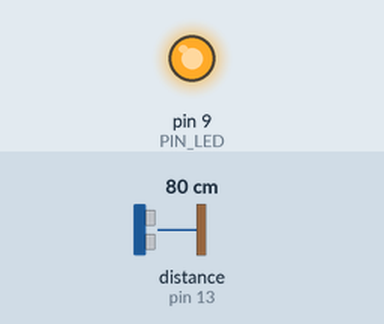
This sketch was run on a simulated Arduino Uno, built with avr-gcc and run on an emulated ATmega328P. On the bench: output pins drawn as LEDs (lit = HIGH). Wiring (inferred from the names in the program): ultrasonic range finder: trigger pin 12; echo pin 13. The inputs (shaded band) are chosen by the test bench; at power-on: distance to the obstacle (sensor on pin 13) 80 cm. The echo pulse lasts 58.3 µs per cm; pins used as bus, display or sensor lines are not drawn; what the sketch prints to the serial monitor is not drawn.

Above: at 0.2 s.
Timing chart, 0 to 1.7 s (numbered marks = the images above):
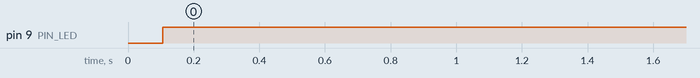

The sketch:

08_example_2.ino
```cpp
// Arduino pin assignment
#define PIN_LED  9
#define PIN_TRIG 12   // sonar sensor TRIGGER
#define PIN_ECHO 13   // sonar sensor ECHO

// configurable parameters
#define SND_VEL 346.0     // sound velocity at 24 celsius degree (unit: m/sec)
#define INTERVAL 100      // sampling interval (unit: msec)
#define PULSE_DURATION 10 // ultra-sound Pulse Duration (unit: usec)
#define _DIST_MIN 100.0   // minimum distance to be measured (unit: mm)
#define _DIST_MAX 300.0   // maximum distance to be measured (unit: mm)

#define TIMEOUT ((INTERVAL / 2) * 1000.0) // maximum echo waiting time (unit: usec)
#define SCALE (0.001 * 0.5 * SND_VEL) // coefficent to convert duration to distance

unsigned long last_sampling_time;   // unit: msec

void setup() {
  // initialize GPIO pins
  pinMode(PIN_LED, OUTPUT);
  pinMode(PIN_TRIG, OUTPUT);  // sonar TRIGGER
  pinMode(PIN_ECHO, INPUT);   // sonar ECHO
  digitalWrite(PIN_TRIG, LOW);  // turn-off Sonar

  // initialize serial port
  Serial.begin(57600);
}

void loop() {
  float distance;

  // wait until next sampling time.
  // millis() returns the number of milliseconds since the program started.
  //    will overflow after 50 days.
  if (millis() < (last_sampling_time + INTERVAL))
    return;

  distance = USS_measure(PIN_TRIG, PIN_ECHO); // read distance
     //거리가 정확하게 200.0 이 되지 않고 204.**, 200.** 등 정확한 200.0이 되지 않기때문에 ==을 이용하지 않고 일부러 오차범위를 5정도 주어서 밝기를 조정하도록 함.

     analogWrite(PIN_LED, 255); // 150,200,250 외의 범위에서는 LED 점등 안함.
  if ((distance >= 100.0) && (distance <= 300.0)) {

    if ((distance >= 195.0)&&(distance <= 205.0)) {
      analogWrite(PIN_LED, 0);   // 거리가 200일때 최대 밝기.

    } else if ((distance >= 145.0)&&(distance <= 155.0)) { //거리가 150일때 50% 밝기
      analogWrite(PIN_LED, 128);

    } else if ((distance >= 245.0)&& (distance <= 255.0)) { //거리가 250일때 50% 밝기
      analogWrite(PIN_LED, 128);
      }
 }
  else {
    digitalWrite(PIN_LED, HIGH);   //LED OFF(HIGH가 LED꺼진 상태)
  }

  // output the distance to the serial port
  Serial.print("Min:");        Serial.print(_DIST_MIN);
  Serial.print(",distance:");  Serial.print(distance);
  Serial.print(",Max:");       Serial.print(_DIST_MAX);
  Serial.println("");

  // do something here
  delay(25); // Assume that it takes 50ms to do something.

  // update last sampling time
  last_sampling_time += INTERVAL;
}

// get a distance reading from USS. return value is in millimeter.
float USS_measure(int TRIG, int ECHO)
{
  digitalWrite(TRIG, HIGH);
  delayMicroseconds(PULSE_DURATION);
  digitalWrite(TRIG, LOW);

  return pulseIn(ECHO, HIGH, TIMEOUT) * SCALE; // unit: mm

  // Pulse duration to distance conversion example (target distance = 17.3m)
  // - pulseIn(ECHO, HIGH, timeout) returns microseconds (음파의 왕복 시간)
  // - 편도 거리 = (pulseIn() / 1,000,000) * SND_VEL / 2 (미터 단위)
  //   mm 단위로 하려면 * 1,000이 필요 ==>  SCALE = 0.001 * 0.5 * SND_VEL
  //
  // - 예, pusseIn()이 100,000 이면 (= 0.1초, 왕복 거리 34.6m)
  //        = 100,000 micro*sec * 0.001 milli/micro * 0.5 * 346 meter/sec
  //        = 100,000 * 0.001 * 0.5 * 346
  //        = 17,300 mm  ==> 17.3m
}
```

Measured:
- by itself, pin 9 (PIN_LED): LOW → HIGH at 0.11 s
